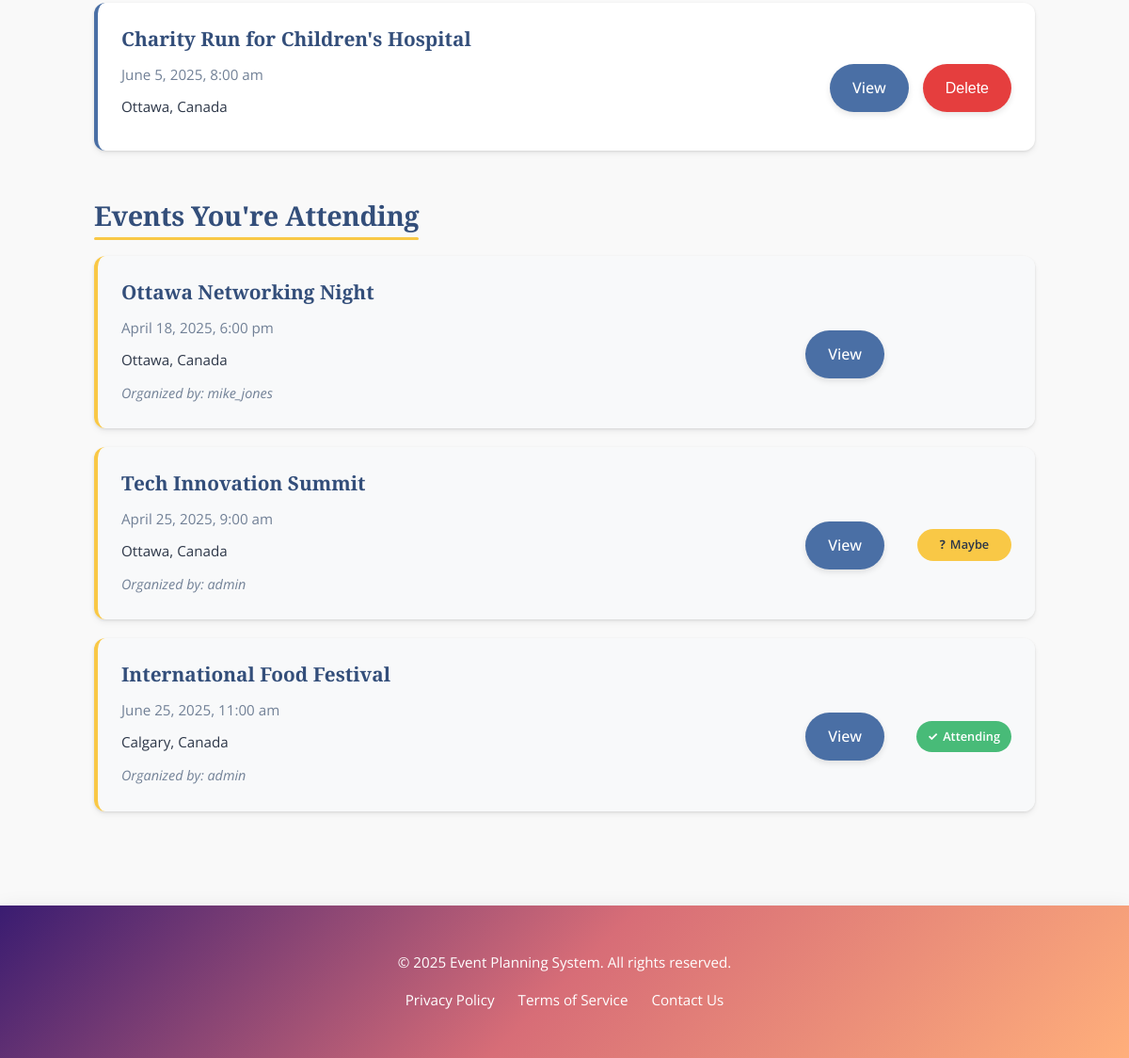
Page /pages/dashboard.php (signed in, lower part) on the earlier database version.
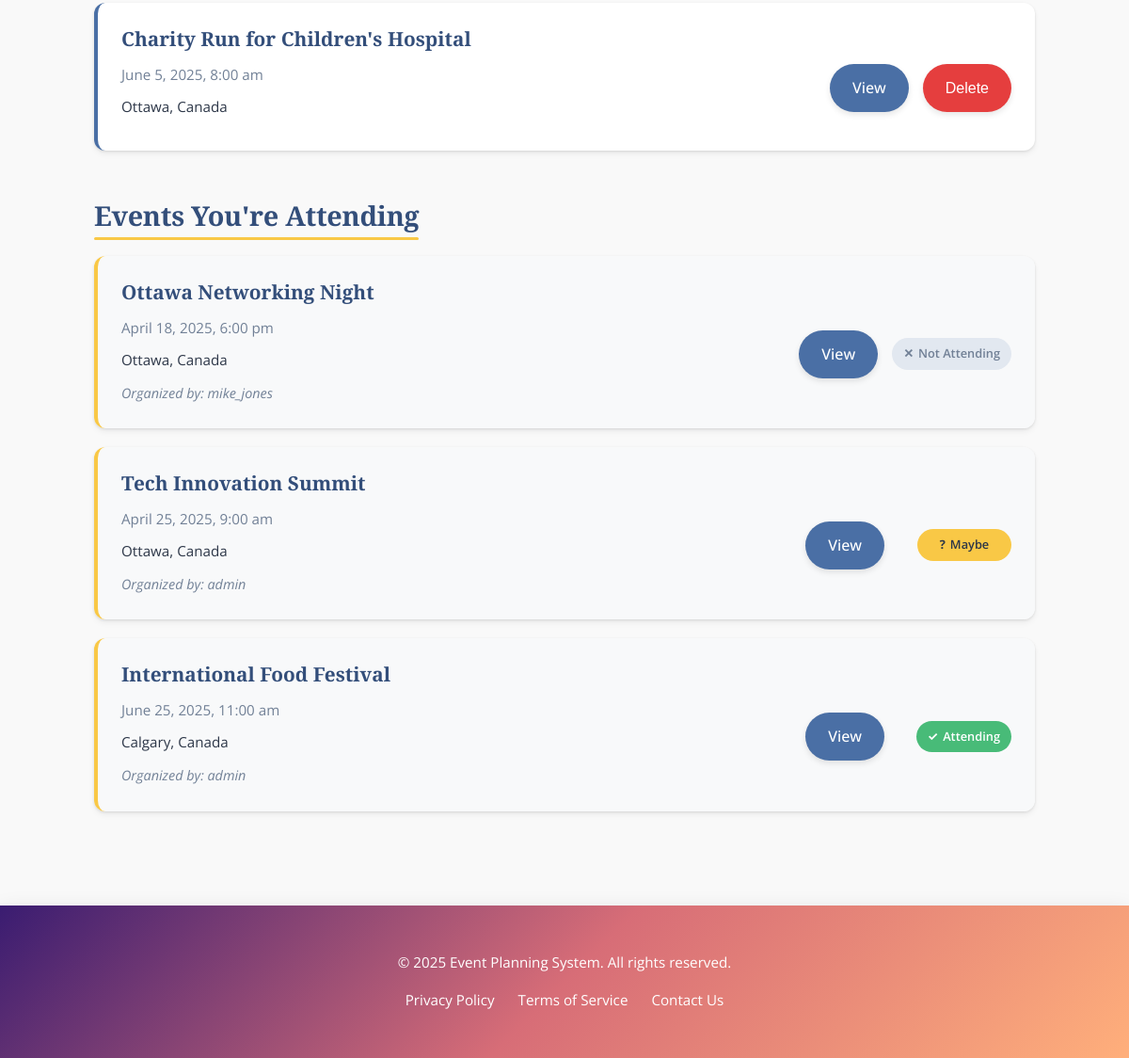
Same page on the later database version.
### tables this page shows
CREATE TABLE events (
    id INT AUTO_INCREMENT PRIMARY KEY,
    title VARCHAR(100) NOT NULL,
    description TEXT,
    date DATETIME NOT NULL,
    end_date DATETIME NULL,
    address VARCHAR(255),
    city VARCHAR(100),
    state VARCHAR(100),
    postal_code VARCHAR(20),
    country VARCHAR(100) DEFAULT 'Canada',
    event_type_id INT,
    user_id INT NOT NULL,
    max_attendees INT NULL,
    image_url VARCHAR(255) NULL,
    FOREIGN KEY (event_type_id) REFERENCES event_types(id) ON DELETE SET NULL,
    FOREIGN KEY (user_id) REFERENCES users(id) ON DELETE CASCADE
);

CREATE TABLE rsvps (
    id INT AUTO_INCREMENT PRIMARY KEY,
    event_id INT NOT NULL,
    user_id INT NOT NULL,
    status ENUM('attending', 'maybe', 'not_attending') NOT NULL,
    rsvp_date TIMESTAMP DEFAULT CURRENT_TIMESTAMP,
    FOREIGN KEY (event_id) REFERENCES events(id) ON DELETE CASCADE,
    FOREIGN KEY (user_id) REFERENCES users(id) ON DELETE CASCADE,
    UNIQUE KEY (event_id, user_id)
);

CREATE TABLE users (
    id INT AUTO_INCREMENT PRIMARY KEY,
    username VARCHAR(50) NOT NULL UNIQUE,
    password VARCHAR(255) NOT NULL,
    email VARCHAR(100) NOT NULL UNIQUE,
    first_name VARCHAR(50) NOT NULL,
    last_name VARCHAR(50) NOT NULL,
    last_login TIMESTAMP NULL
);

### pages/dashboard.php (the view, shortened to what this page needs)
<?php
include '../includes/header.php';
$user_id = $_SESSION['user_id'];
$created_events = [];
$stmt = $mysqli->prepare("SELECT e.*, u.username as organizer_name
                      FROM events e
                      LEFT JOIN users u ON e.user_id = u.id
                      WHERE e.user_id = ?
                      ORDER BY e.date DESC");
if ($stmt) {
    $stmt->bind_param("i", $user_id);
    $stmt->execute();
    $result = $stmt->get_result();
    while ($event = $result->fetch_assoc()) {
        $created_events[] = $event;
    }
} else {
    $error_message = "An error occurred while retrieving your events.";
}
$stmt = $mysqli->prepare("SELECT e.*, u.username as organizer_name, r.status as rsvp_status
                     FROM events e
                     JOIN users u ON e.user_id = u.id
                     JOIN rsvps r ON e.id = r.event_id
                     WHERE r.user_id = ?
                     ORDER BY e.date ASC");
$stmt->bind_param("i", $_SESSION['user_id']);
$stmt->execute();
$result = $stmt->get_result();
$attending_events = $result->fetch_all(MYSQLI_ASSOC);
?>
<div class="container">
    <div class="dashboard">
        <?php if (!empty($created_events)): ?>
            <ul class="dashboard-events-list">
                <?php foreach ($created_events as $event): ?>
                    <li class="event-item">
                        <div class="event-info">
                            <h3><?php echo htmlspecialchars($event['title']); ?></h3>
                            <p class="event-date">
                                <?php
                                    $eventDate = new DateTime($event['date']);
                                    echo $eventDate->format('F j, Y, g:i a');
                                ?>
                            </p>
                            <p class="event-location">
                                <?php echo htmlspecialchars($event['city'] . ', ' . $event['country']); ?>
                            </p>
                        </div>
                        <div class="event-actions">
                            <a href="event-details.php?id=<?php echo $event['id']; ?>" class="btn">View</a>
                            <button class="btn delete" onclick="deleteEvent(<?php echo $event['id']; ?>)">Delete</button>
                        </div>
                    </li>
                <?php endforeach; ?>
            </ul>
        <?php else: ?>
            <p>You haven't created any events yet. <a href="add_event.php">Create your first event</a>.</p>
        <?php endif; ?>
        <h2>Events You're Attending</h2>
        <?php if (!empty($attending_events)): ?>
            <ul class="dashboard-events-list attending-list">
                <?php foreach ($attending_events as $event): ?>
                    <li class="event-item">
                        <div class="event-info">
                            <h3><?php echo htmlspecialchars($event['title']); ?></h3>
                            <p class="event-date">
                                <?php
                                    $eventDate = new DateTime($event['date']);
                                    echo $eventDate->format('F j, Y, g:i a');
                                ?>
                            </p>
                            <p class="event-location">
                                <?php echo htmlspecialchars($event['city'] . ', ' . $event['country']); ?>
                            </p>
                            <p class="event-organizer">
                                Organized by: <?php echo htmlspecialchars($event['organizer_name']); ?>
                            </p>
                        </div>
                        <div class="event-actions">
                            <a href="event-details.php?id=<?php echo $event['id']; ?>" class="btn">View</a>
                            <div class="rsvp-badge-container">
                                <?php if ($event['rsvp_status'] == 'attending'): ?>
                                    <span class="attending-badge">Attending</span>
                                <?php elseif ($event['rsvp_status'] == 'maybe'): ?>
                                    <span class="maybe-badge">Maybe</span>
                                <?php elseif ($event['rsvp_status'] == 'not_attending'): ?>
                                    <span class="declined-badge">Not Attending</span>
                                <?php endif; ?>
                            </div>
                        </div>
                    </li>
                <?php endforeach; ?>
            </ul>
        <?php else: ?>
            <p>You're not attending any events yet. <a href="events.php">Browse events</a> to find some to attend.</p>
        <?php endif; ?>
    </div>
</div>
<?php include '../includes/footer.php'; ?>

### includes/header.php (shortened to what this page needs)
<!DOCTYPE html>
<html lang="en">
<head>
    <link rel="stylesheet" href="/Assignment2/assets/styles/styles.css">
</head>
<body>

### includes/footer.php
<footer>
    <div class="container">
        <p>&copy; <?php echo date("Y"); ?> Event Planning System. All rights reserved.</p>
        <ul class="footer-list">
            <li><a href="/Assignment2/html/privacy.html">Privacy Policy</a></li>
            <li><a href="/Assignment2/html/terms.html">Terms of Service</a></li>
            <li><a href="/Assignment2/html/contact.html">Contact Us</a></li>
        </ul>
    </div>
</footer>
</body>
</html>

Differences in the rows shown:
changed rsvps "Ottawa Networking Night": now shows "Not Attending"
